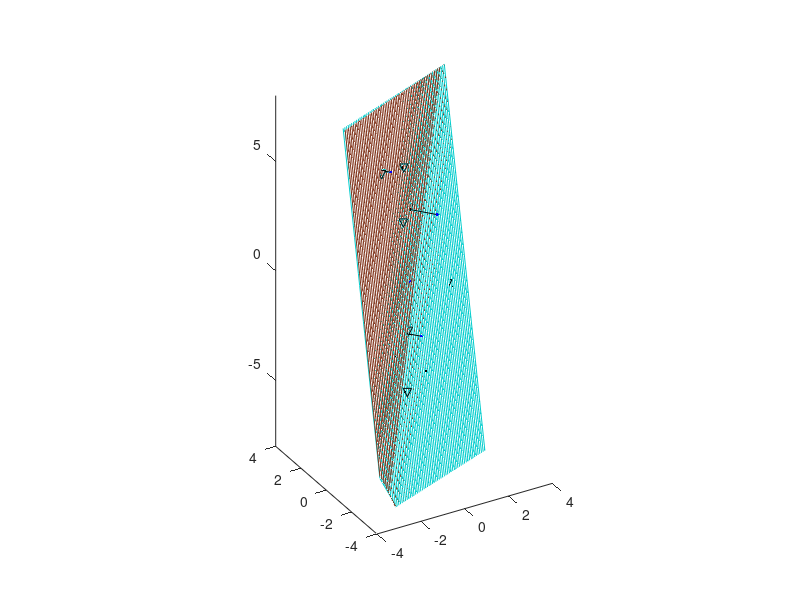

MATLAB code for this plot:
clear variables; close all;

%creation d'une grille en 3D
figure(1);hold on;
a=2;b=-5;c=1;
x2=-3:0.1:3;
y2=-2.5:0.1:4;
z2=-8:1:8;
[X2,Y2]=meshgrid(x2,y2);
Z2=-(a*X2+b*Y2)/c;
C(:,:,1)=zeros(size(Z2)); % red
C(:,:,2)=0.8*ones(size(Z2)); % green
C(:,:,3)=0.8*ones(size(Z2)); % blue
mesh(X2,Y2,Z2,C);

view(-30,30);

%creation des 10 pnts
pnts=10;
Xi = -2+(2+2)*rand(1,pnts); 
Yi = -2+(2+2)*rand(1,pnts);
Zi = -8+(6+8)*rand(1,pnts);
plot3(Xi,Yi,Zi,'.b');

n=[a; b; c]; %vecteur directeur du plan
n=n/norm(n); %on normalise pour creer les matrices voulue
P = eye(3) - n*n'; %projection othogonal
U = [Xi;Yi;Zi]; %n est un tableau des pnts avec leur coords en ligne
V = zeros(3,pnts); %initialisation
for k=1:pnts
    V(:,k)=P*U(:,k); 
end
plot3(V(1,:),V(2,:),V(3,:),'.k'); %V est un tableau des pnt projeter sur le plan

for k=1:pnts
    plot3([V(1,k),U(1,k)],[V(2,k),U(2,k)],[V(3,k),U(3,k)],'k'); %on relie les pnts
end
axis equal;
axis ([-4,4,-4,4,-8,8])



delta=0.5;
dQ=-delta/2+delta*rand(3,pnts); 
Q=V+dQ; %perturbation des points projeter sur le plan
plot3(Q(1,:),Q(2,:),Q(3,:),'vk');

%methode des moindres carrés Ax=b, on trouve les coeff du nouveau plan d'equation : ax + by + cz = 0
A=[Q(1,:)',Q(2,:)']; %[x,y]
b= Q(3,:)';%z
x=(A'*A)\A'*b;

a=x(1,1);b=x(2,1);c=-1;
x2=-3:0.1:3;
y2=-2.5:0.1:4;
z2=-8:1:8;
[X2,Y2]=meshgrid(x2,y2);
Z2=-(a*X2+b*Y2)/c;
C(:,:,1)=0.5*ones(size(Z2)); % red
C(:,:,2)=0.2*ones(size(Z2)); % green
C(:,:,3)=0.1*ones(size(Z2)); % blue
mesh(X2,Y2,Z2,C);

n2 = [a; b; c]; %vecteur directeur du deuxieme plan perturbé
n2=n2/norm(n2);
alpha = acos(dot(n,n2)); %angle entre le plan n et n2
alpha
